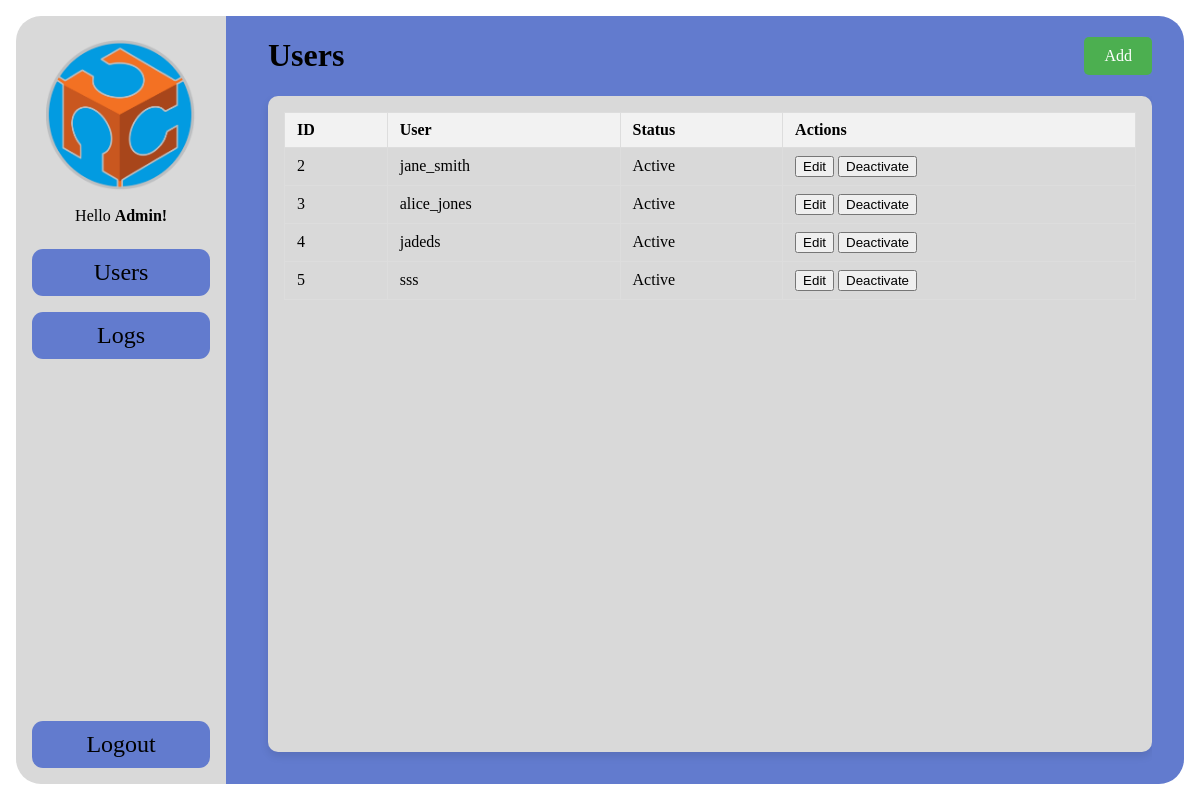
The app's page /admin-home.php?login=success (signed in) with its own data.
### tables this page shows
CREATE TABLE `stafffablab` (
  `staffID` int(11) NOT NULL,
  `staffUsername` varchar(50) NOT NULL,
  `staffPassword` varchar(255) NOT NULL,
  `status` enum('Active','Inactive') DEFAULT 'Active'
);

### admin-home.php (the view, shortened to what this page needs)
<?php
include 'header.php';
include 'config.php';
?>
<div class="container">
    <div class="container-left">
        <div class="header">
            <img src="FABLAB_LOGO.png" alt="Description of image" class="admin-image">
            <div class="header-text-admin">
                <p>Hello <b>Admin!</b></p>
            </div>
        </div>
        <div class="user-content">
            <div class="button" onclick="showContent('users')">
                <p>Users</p>
            </div>
            <div class="button" onclick="showContent('logs')">
                <p>Logs</p>
            </div>
        </div>
        <div class="button" onclick="location.href='logout.php'">
            <p class="logout">Logout</p>
        </div>
    </div>
    <div class="container-right">
        <div class="full-width-container">
            <div class="title-container">
                <h1 id="content-title">Users</h1>
            </div>
            <div class="add-button-container" id="add-button-container">
                <p onclick="showForm()">Add</p>
            </div>
        </div>
        <div class="contents">
            <div class="contents-box" id="users-content">
                <table>
                    <thead>
                        <tr>
                            <th>ID</th>
                            <th>User</th>
                            <th>Status</th>
                            <th>Actions</th>
                        </tr>
                    </thead>
                    <tbody>
                        <?php
                        $sql = "SELECT staffID, staffUsername, status FROM staffFablab";
                        $result = $conn->query($sql);
                        if ($result->num_rows > 0) {
                            while ($row = $result->fetch_assoc()) {
                                echo "<tr>";
                                echo "<td>" . $row["staffID"] . "</td>";
                                echo "<td>" . $row["staffUsername"] . "</td>";
                                echo "<td>" . $row["status"] . "</td>";
                                echo "<td>
                    <button onclick=\"editUser('" . $row["staffID"] . "', '" . $row["staffUsername"] . "')\">Edit</button>
                    <button onclick=\"toggleStatus('" . $row["staffID"] . "', '" . $row["status"] . "')\">" . ($row["status"] === "Active" ? "Deactivate" : "Activate") . "</button>
                  </td>";
                                echo "</tr>";
                            }
                        } else {
                            echo "<tr><td colspan='4'>No users found</td></tr>";
                        }
                        ?>
                    </tbody>
                </table>
            </div>
        </div>
    </div>
</div>
</body>
</html>

### style.css (style rules this page uses)
body, html { margin: 0; height: 100%; overflow: hidden; }
p { margin: 0; }
.container { display: flex; height: 100vh; padding: 2rem; box-sizing: border-box; position: relative; }
.container { display: flex; height: 100vh; padding: 1rem; box-sizing: border-box; position: relative; overflow: visible; }
.container-left { width: 18%; background-color: #D9D9D9; border-top-left-radius: 25px; border-bottom-left-radius: 25px; margin-right: 1rem; display: flex; flex-direction: column; position: relative; z-index: 2; }
.container-right { background-color: #627BCE; display: flex; flex-direction: column; overflow: hidden; position: absolute; top: 0; right: 0; bottom: 0; left: 17%; z-index: 1; padding: 0 2rem; margin: 1rem 1rem 1rem 0; box-sizing: border-box; border-top-right-radius: 25px; border-bottom-right-radius: 25px; }
.header { flex: 2; display: flex; flex-direction: column; justify-content: center; align-items: center; padding: 1.5rem; padding-bottom: 0.5rem; gap: 1rem; }
.header-text-admin { text-align: center; }
.user-content { flex: 8; display: flex; flex-direction: column; padding: 1rem; gap: 1rem; }
.full-width-container { width: 100%; display: flex; justify-content: space-between; align-items: center; }
.title-container { flex: 1; margin-left: 2rem; }
.add-button-container { flex: 1; display: flex; justify-content: flex-end; align-items: center; padding: 1rem 0 1rem 1rem; }
.add-button-container p { background-color: #4CAF50; color: white; padding: 10px 20px; border-radius: 5px; cursor: pointer; }
.contents { flex: 18; display: flex; flex-direction: column; overflow: auto; box-sizing: border-box; }
.contents-box { flex: 1; background-color: #D9D9D9; padding: 1rem; border-radius: 10px; box-shadow: 0 4px 8px rgba(0, 0, 0, 0.1); box-sizing: border-box; margin: 0 0 2rem 2rem; height: 400px; overflow-y: auto; }
table { width: 100%; border-collapse: collapse; }
th, td { padding: 8px 12px; border: 1px solid #ddd; text-align: left; }
th { background-color: #f2f2f2; }
.user-content .button { text-align: center; background-color: #627BCE; padding: 10px; font-size: 1.5rem; border-radius: 11px; cursor: pointer; transition: background-color 0.3s; }
.admin-image { max-width: 100%; height: auto; width: 150px; margin: 0 auto; display: block; }
.logout { text-align: center; background-color: rgb(98, 123, 206); font-size: 1.5rem; cursor: pointer; padding: 10px; margin: 0 1rem 1rem; border-radius: 11px; }

### records on screen
stafffablab: staffID "2", staffUsername "jane_smith", status "Active", shows "Deactivate"
stafffablab: staffID "3", staffUsername "alice_jones", status "Active", shows "Deactivate"
stafffablab: staffID "4", staffUsername "jadeds", status "Active", shows "Deactivate"
stafffablab: staffID "5", staffUsername "sss", status "Active", shows "Deactivate"
